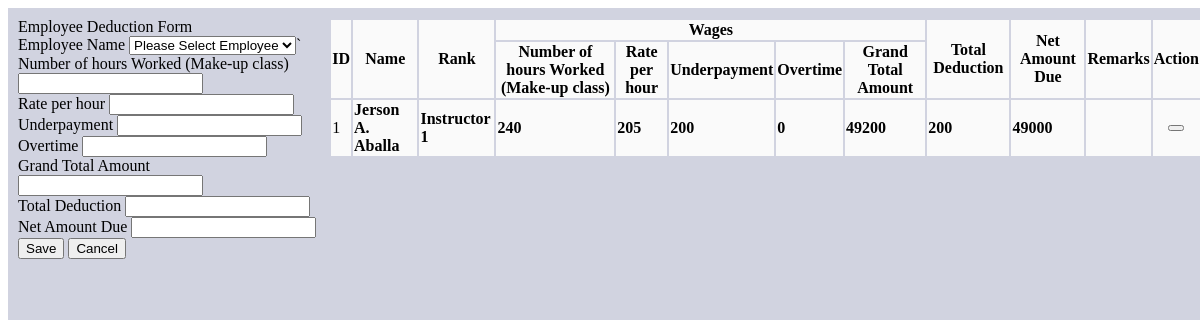
Screenshot of /employeeWagesInfo/partTime.php with the database file from the repository.
### tables this page shows
CREATE TABLE `wages_parttime` (
  `id` int(20) NOT NULL,
  `days_work` int(100) NOT NULL,
  `hrs_work` int(100) NOT NULL,
  `rate_per_hr` float NOT NULL,
  `underpayment` float NOT NULL,
  `overtime` float NOT NULL,
  `grand_total` float NOT NULL,
  `employee_id` int(20) NOT NULL,
  `sss` float NOT NULL,
  `total_deduction` float NOT NULL,
  `net_amount` float NOT NULL,
  `bangus` float DEFAULT NULL,
  `prawns` int(11) DEFAULT NULL
);

CREATE TABLE `employee_parttime` (
  `id` int(20) NOT NULL,
  `fullname` varchar(255) NOT NULL,
  `position` varchar(255) NOT NULL,
  `category` varchar(255) NOT NULL
);

### employeeWagesInfo/partTime.php (the view, shortened to what this page needs)
<?php include('db_connect.php'); ?>
<div class="container-fluid">
    <div class="col-lg-12">
        <div class="new">
            <div class="row">
                <div class="col-md-4">
                    <form action="" id="manage-deductions">
                        <div class="card shadow mb-4" style="height:600px;">
                            <div class="card-header">Employee Deduction Form</div>
                            <div class="card-body" style="overflow-y:scroll;">
                                <div class="form-group">
                                    <label class="control-label">Employee Name</label>
                                    <select class="custom-select browser-default select2 form-control" required
                                        name="employee_id">
                                        <option value="">Please Select Employee</option>
                                    </select>`
                                </div>
                                <div class="form-group">
                                    <label class="control-label">Number of hours Worked (Make-up class)</label>
                                    <input class="form-control" name="hrs_work" id="hrs_work"
                                        onchange="calculateGross()" />
                                </div>
                                <div class="form-group">
                                    <label class="control-label">Rate per hour</label>
                                    <input name="rate_per_hr" id="rate_per_hr" class="form-control"
                                        onchange="calculateGross()" />
                                </div>
                                <div class="form-group">
                                    <label class="control-label">Underpayment</label>
                                    <input name="underpayment" id="underpayment" class="form-control deduction"
                                        onchange="calculateTotal()" />
                                </div>
                                <div class="form-group">
                                    <label class="control-label">Overtime</label>
                                    <input name="overtime" id="overtime" class="form-control"
                                        onchange="calculateGross()" />
                                </div>
                                <div class="form-group">
                                    <label class="control-label">Grand Total Amount</label>
                                    <input name="grand_total" id="grand_total" class="form-control" readonly />
                                </div>
                                <div class="form-group">
                                    <label class="control-label">Total Deduction</label>
                                    <input name="total_deduction" id="total_deduction" class="form-control " readonly />
                                </div>
                                <div class="form-group">
                                    <label class="control-label">Net Amount Due</label>
                                    <input name="net_amount" id="net_amount" class="form-control" readonly />
                                </div>
                            </div>
                            <div class="card-footer">
                                <div class="row">
                                    <div class="col-md-12">
                                        <button class="btn btn-sm btn-primary col-sm-3 offset-md-3"
                                            type="submit">Save</button>
                                        <button class="btn btn-sm btn-default col-sm-3" type="button"
                                            onclick="_reset()">Cancel</button>
                                    </div>
                                </div>
                            </div>
                        </div>
                    </form>
                </div>
                <div class="col-md-8">
                    <div class="card shadow mb-4">
                        <div class="card-body">
                            <div class="table-responsive">
                                <table class="table table-bordered table-hover">
                                    <thead>
                                        <tr>
                                            <th rowspan="3" class="text-center align-middle">ID</th>
                                            <th rowspan="3" class="text-center align-middle">Name</th>
                                            <th rowspan="3" class="text-center align-middle">Rank</th>
                                            <th colspan="5" class="text-center align-middle">Wages</th>
                                            <th rowspan="3" class="text-center align-middle">Total Deduction</th>
                                            <th rowspan="3" class="text-center align-middle">Net Amount Due</th>
                                            <th rowspan="3" class="text-center align-middle">Remarks</th>
                                            <th rowspan="6" class="text-center align-middle">Action</th>
                                        </tr>
                                        <tr>
                                            <th colspan="1" class="text-center align-middle">Number of hours Worked
                                                (Make-up class)
                                            </th>
                                            <th colspan="1" class="text-center align-middle">Rate per hour</th>
                                            <th colspan="1" class="text-center align-middle">Underpayment</th>
                                            <th colspan="1" class="text-center align-middle">Overtime</th>
                                            <th colspan="1" class="text-center align-middle">Grand Total Amount</th>
                                        </tr>
                                    </thead>
                                    <tbody>
                                        <?php
                                        $i = 1;
                                        $wages_info = $conn->query("
                                            SELECT
        w.*,
        e.fullname, e.position
    FROM wages_parttime AS w
    INNER JOIN employee_parttime AS e
        ON w.employee_id = e.id
                                        ");
                                        while ($row = $wages_info->fetch_assoc()) :
                                        ?>
                                        <tr>
                                            <td class="text-center"><?php echo $i++; ?></td>
                                            <td><b><?php echo $row['fullname']; ?></b></td>
                                            <td><b><?php echo $row['position']; ?></b></td>
                                            <td><b><?php echo $row['hrs_work']; ?></b></td>
                                            <td><b><?php echo $row['rate_per_hr']; ?></b></td>
                                            <td><b><?php echo $row['underpayment']; ?></b></td>
                                            <td><b><?php echo $row['overtime']; ?></b></td>
                                            <td><b><?php echo $row['grand_total']; ?></b></td>
                                            <td><b><?php echo $row['total_deduction']; ?></b></td>
                                            <td><b><?php echo $row['net_amount']; ?></b></td>
                                            <td></td>
                                            <td>
                                                <center>
                                                    <button class="btn btn-sm btn-outline-primary edit_employee"
                                                        data-id="<?php echo $row['id'] ?>" type="button">
                                                    </button>
                                                </center>
                                            </td>
                                        </tr>
                                        <?php endwhile; ?>
                                    </tbody>
                                </table>
                            </div>
                        </div>
                    </div>
                </div>
            </div>
        </div>
    </div>
</div>

### employeeWagesInfo/partTime.php (style rules this page uses)
.card-header, .control-label { color: black; }
.row { display: flex; flex-wrap: nowrap; }
.new { padding: 10px; width: 100%; height: 100%; background: #d1d3e0; }
td, tr { background-color: #fafafa; vertical-align: middle !important; }

### rows the page displays
wages_parttime: employee.fullname "Jerson A. Aballa", employee.position "Instructor 1", hrs_work "240", rate_per_hr "205", underpayment "200", overtime "0", grand_total "49200", total_deduction "200", net_amount "49000"
